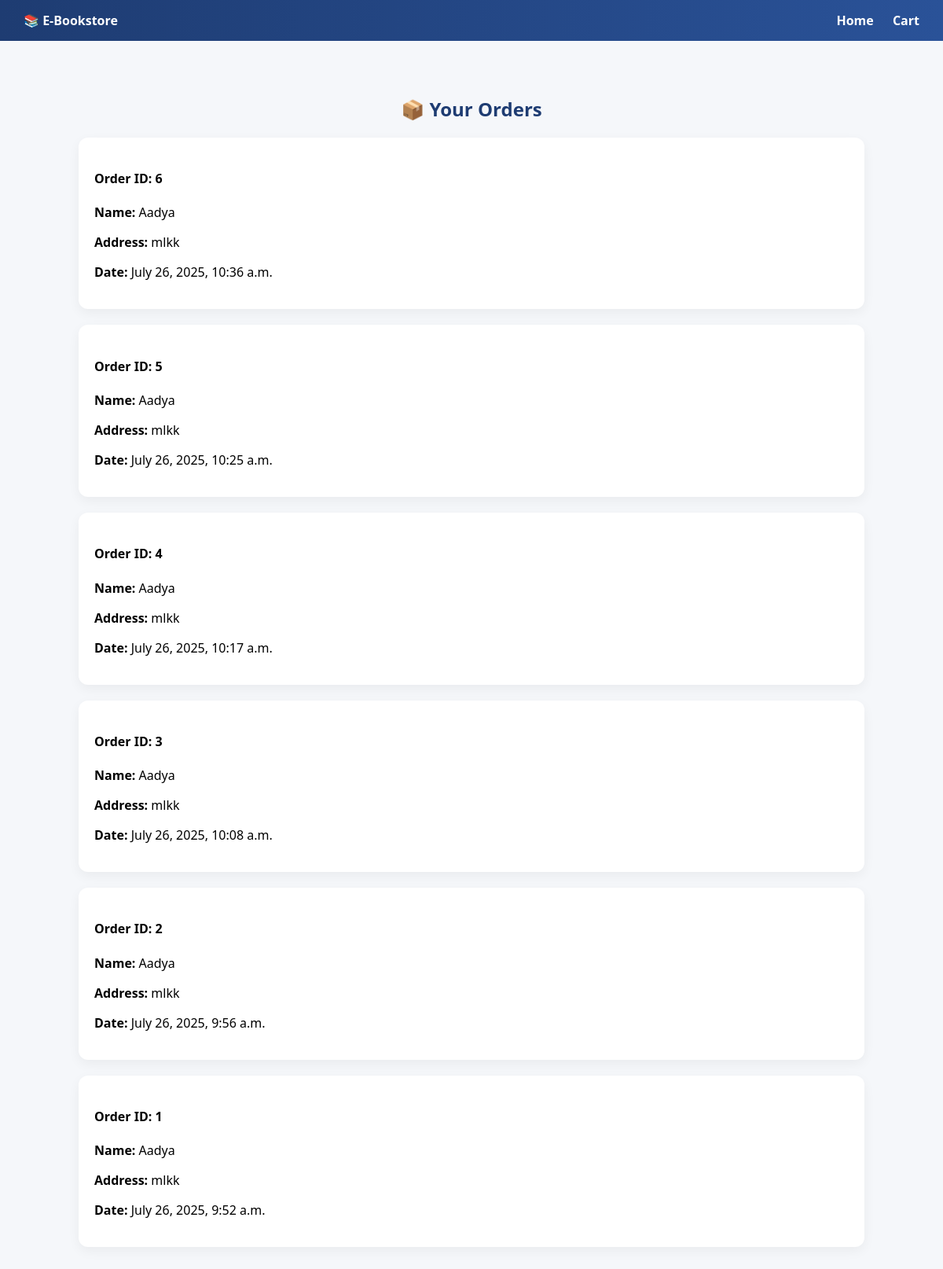
Page /orders/ (signed in) on the committed database.
### store/models.py (models this page shows, shortened)
class Order(models.Model):
    user = models.ForeignKey(User, on_delete=models.CASCADE)
    full_name = models.CharField(max_length=100)
    address = models.TextField()
    phone = models.CharField(max_length=15)
    created_at = models.DateTimeField(auto_now_add=True)

### store/views.py (the view)
# urls.py: path('orders/', views.order_history, name='order_history'),
@login_required
def order_history(request):
    orders = Order.objects.filter(user=request.user).order_by('-created_at')
    return render(request, 'store/order_history.html', {'orders': orders})

### store/templates/store/order_history.html (shortened to what this page needs)
<!DOCTYPE html>
<html>
<head>
</head>
<body>
    <div class="navbar">
        <div><strong>📚 E-Bookstore</strong></div>
        <div>
            <a href="/">Home</a>
            <a href="{% url 'view_cart' %}">Cart</a>
        </div>
    </div>
    <div class="container">
        <h2>📦 Your Orders</h2>
        {% if orders %}
            {% for order in orders %}
            <div class="order">
                <h4>Order ID: {{ order.id }}</h4>
                <p><strong>Name:</strong> {{ order.full_name }}</p>
                <p><strong>Address:</strong> {{ order.address }}</p>
                <p><strong>Date:</strong> {{ order.created_at }}</p>
            </div>
            {% endfor %}
        {% else %}
            <p style="text-align:center;">You haven't placed any orders yet.</p>
        {% endif %}
    </div>
</body>
</html>

### store/templates/store/order_history.html (style rules this page uses)
body { font-family: 'Segoe UI', sans-serif; background: #f5f7fa; margin: 0; }
.navbar { background: linear-gradient(90deg, #1e3c72, #2a5298); padding: 15px 30px; display: flex; justify-content: space-between; color: white; }
.navbar a { color: white; margin-left: 20px; text-decoration: none; font-weight: bold; }
.container { max-width: 1000px; margin: 30px auto; padding: 20px; }
h2 { text-align: center; color: #1e3c72; }
.order { background: white; padding: 20px; margin: 20px 0; border-radius: 12px; box-shadow: 0 5px 15px rgba(0,0,0,0.05); }

### rows in the picture
Order: id "6", full_name "Aadya", address "mlkk", created_at "July 26, 2025, 10:36 a.m."
Order: id "5", full_name "Aadya", address "mlkk", created_at "July 26, 2025, 10:25 a.m."
Order: id "4", full_name "Aadya", address "mlkk", created_at "July 26, 2025, 10:17 a.m."
Order: id "3", full_name "Aadya", address "mlkk", created_at "July 26, 2025, 10:08 a.m."
Order: id "2", full_name "Aadya", address "mlkk", created_at "July 26, 2025, 9:56 a.m."
Order: id "1", full_name "Aadya", address "mlkk", created_at "July 26, 2025, 9:52 a.m."
